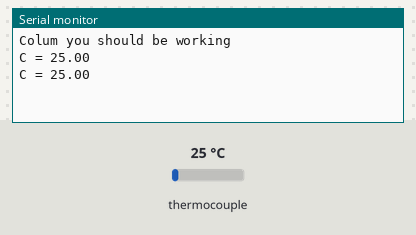
Simulated run of this sketch. Board: Arduino Uno, built with avr-gcc and run on an emulated ATmega328P. Parts: the last lines printed to the serial monitor. The inputs (shaded band) are chosen by the test bench; at power-on: thermocouple 25 °C.

Above: at 1.7 s.
1.8 s: thermocouple set to 6 °C
At 3.1 s:
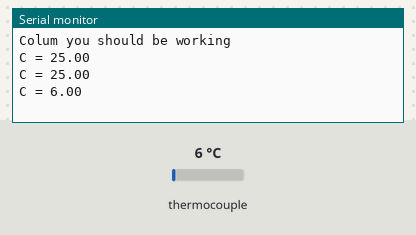
3.3 s: thermocouple set to 75 °C
At 4.3 s:
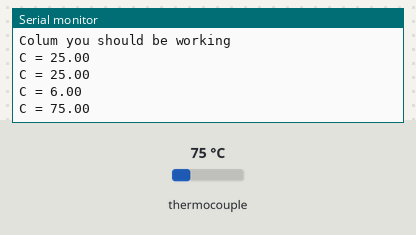
Timing chart, 0 to 6.3 s (numbered marks = the images above; inputs shaded):
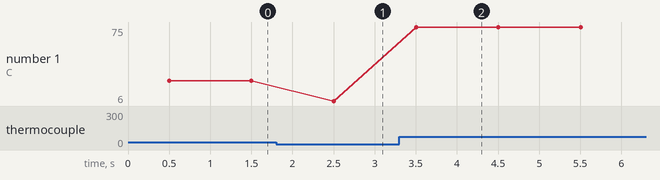

Measured:
- after the input at 1.8 s, the serial monitor: prints a new line after 0.70 s (image 1)
- after the input at 3.3 s, the serial monitor: prints a new line after 0.20 s (image 2)
- plotted number 1: 25 → 6 after the input at 1.8 s, 6 → 75 after the input at 3.3 s

The sketch:

BBq_Smoker_colums_go.ino
```cpp
/*
 * Part List
 * 1: MAX6675 Thermo Couple drive + K Typer Thermo couple
 * 1: 1.7A Cabable Mosfet
 * 1: 12v 1.7 amp poweer supply
 * 1: 12v 4500RPM blower Fan
 * 1: 16x2 LCD compatible with (compatible with Hitachi HD44780 driver)
 *
 * Libraries
 * Adafruit MX6675 Library
 * Adafruit LCD
 * br3ttb Arduino-PID-Library (https://github.com/br3ttb/Arduino-PID-Library/)
 *
 *
 */
 #include <LiquidCrystal.h>
 #include <PID_v1.h>
 #include <max6675.h>

//Theromo1
int thermoS0  = 12;
int thermoCS  = 11;
int thermoCLK = 10;
MAX6675 thermocouple(thermoCLK, thermoCS, thermoS0);
int vccPin = 9;
int gndPin = 8;


void setup() {
Serial.begin(9600);
//Thermo 1 pins
pinMode(vccPin, OUTPUT); digitalWrite(vccPin, HIGH);
pinMode(gndPin, OUTPUT); digitalWrite(gndPin, LOW);

Serial.println("Colum you should be working");
delay(500);


}

void loop() {
  // put your main code here, to run repeatedly:
  Serial.print("C = ");
   Serial.println(thermocouple.readCelsius());

   delay(1000);

}
```
